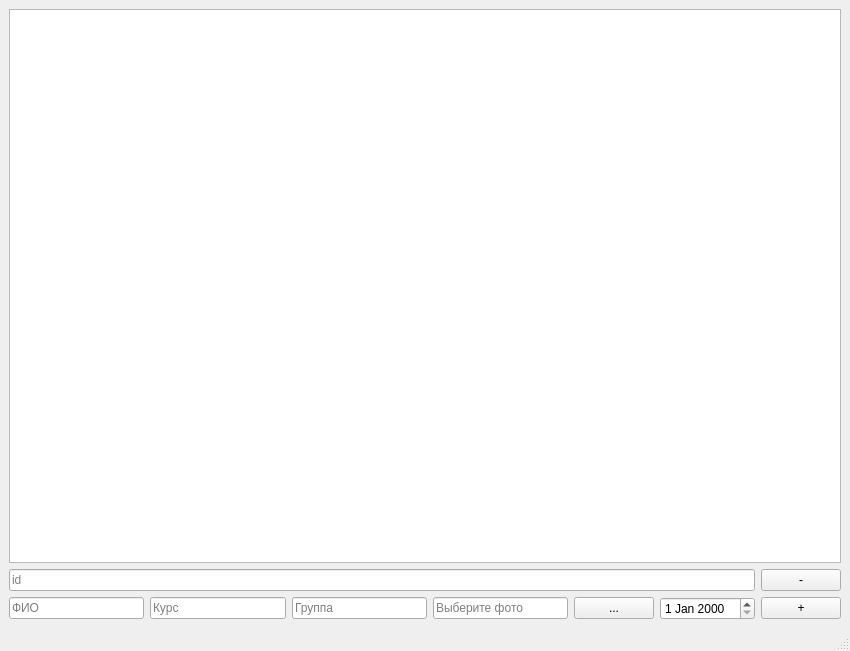
<?xml version="1.0" encoding="UTF-8"?>
<ui version="4.0">
 <class>TableWindow</class>
 <widget class="QMainWindow" name="TableWindow">
  <property name="geometry">
   <rect>
    <x>0</x>
    <y>0</y>
    <width>850</width>
    <height>651</height>
   </rect>
  </property>
  <property name="sizePolicy">
   <sizepolicy hsizetype="Expanding" vsizetype="Expanding">
    <horstretch>0</horstretch>
    <verstretch>0</verstretch>
   </sizepolicy>
  </property>
  <property name="windowTitle">
   <string>MainWindow</string>
  </property>
  <widget class="QWidget" name="centralwidget">
   <property name="sizePolicy">
    <sizepolicy hsizetype="Expanding" vsizetype="Expanding">
     <horstretch>0</horstretch>
     <verstretch>0</verstretch>
    </sizepolicy>
   </property>
   <layout class="QVBoxLayout" name="verticalLayout">
    <item>
     <layout class="QVBoxLayout" name="verticalLayout_2">
      <item>
       <layout class="QHBoxLayout" name="filtersLayout">
        <property name="sizeConstraint">
         <enum>QLayout::SetMinAndMaxSize</enum>
        </property>
       </layout>
      </item>
      <item>
       <widget class="QTableView" name="tableView">
        <property name="sizePolicy">
         <sizepolicy hsizetype="Expanding" vsizetype="Expanding">
          <horstretch>0</horstretch>
          <verstretch>0</verstretch>
         </sizepolicy>
        </property>
       </widget>
      </item>
      <item>
       <layout class="QHBoxLayout" name="horizontalLayout_3">
        <item>
         <widget class="QLineEdit" name="id">
          <property name="placeholderText">
           <string>id</string>
          </property>
         </widget>
        </item>
        <item>
         <widget class="QPushButton" name="pushButton">
          <property name="text">
           <string>-</string>
          </property>
         </widget>
        </item>
       </layout>
      </item>
      <item>
       <layout class="QHBoxLayout" name="horizontalLayout">
        <item>
         <widget class="QLineEdit" name="name">
          <property name="placeholderText">
           <string>ФИО</string>
          </property>
         </widget>
        </item>
        <item>
         <widget class="QLineEdit" name="course">
          <property name="placeholderText">
           <string>Курс</string>
          </property>
         </widget>
        </item>
        <item>
         <widget class="QLineEdit" name="group">
          <property name="placeholderText">
           <string>Группа</string>
          </property>
         </widget>
        </item>
        <item>
         <widget class="QLineEdit" name="photoPath">
          <property name="text">
           <string/>
          </property>
          <property name="placeholderText">
           <string>Выберите фото</string>
          </property>
         </widget>
        </item>
        <item>
         <widget class="QPushButton" name="addPhoto">
          <property name="text">
           <string>...</string>
          </property>
         </widget>
        </item>
        <item>
         <widget class="QDateEdit" name="date"/>
        </item>
        <item>
         <widget class="QPushButton" name="addStudentButton">
          <property name="text">
           <string>+</string>
          </property>
         </widget>
        </item>
       </layout>
      </item>
     </layout>
    </item>
   </layout>
  </widget>
  <widget class="QMenuBar" name="menubar">
   <property name="geometry">
    <rect>
     <x>0</x>
     <y>0</y>
     <width>850</width>
     <height>25</height>
    </rect>
   </property>
  </widget>
  <widget class="QStatusBar" name="statusbar"/>
 </widget>
 <resources/>
 <connections/>
</ui>
